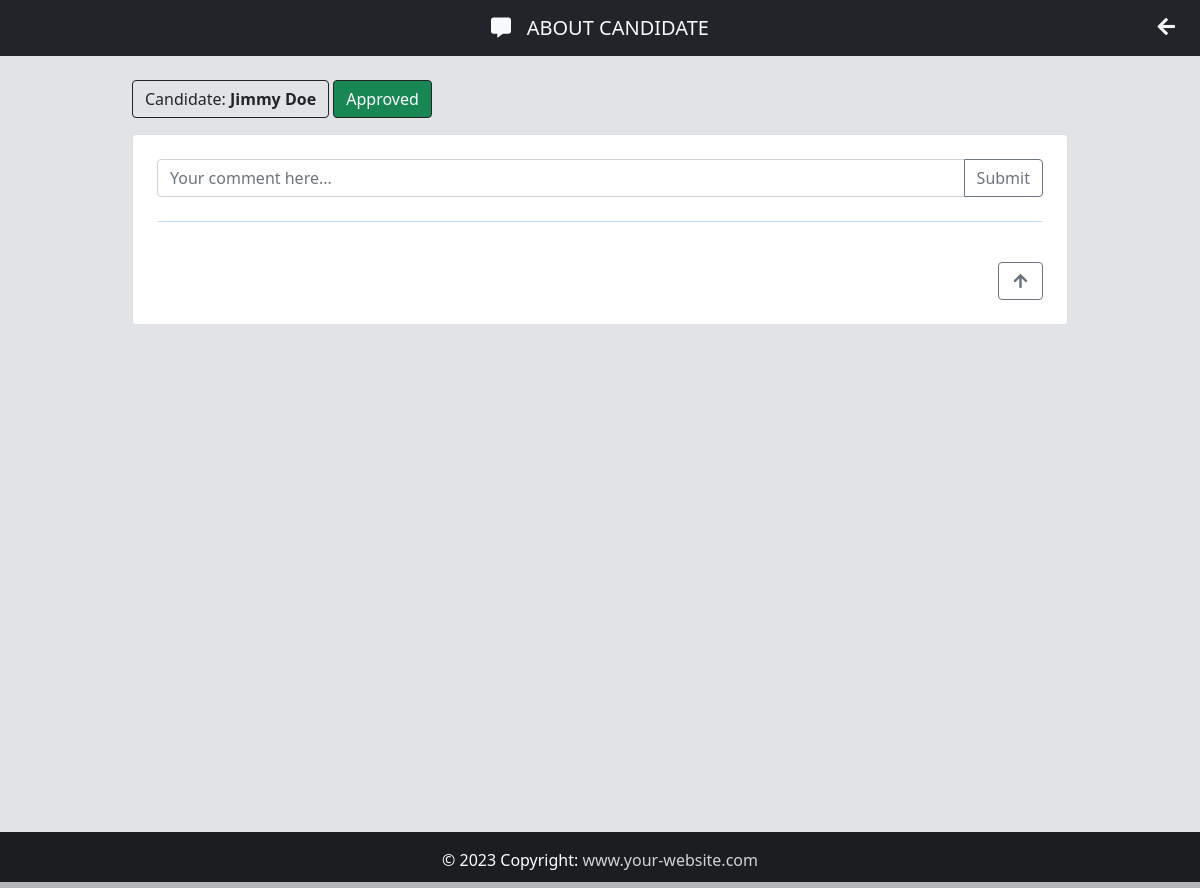
Screenshot of /chat_candidate/21/ (signed in) with the database file from the repository.
### App/models.py (models this page shows, shortened)
class Candidate(models.Model):
    firstname = models.CharField(max_length=50)
    lastname = models.CharField(max_length=50)
    job = models.CharField(max_length=5, verbose_name="Job Code")
    birth = models.DateField(
        auto_now=False, auto_now_add=False, verbose_name="Birthday"
    )
    phone = models.CharField(max_length=25)
    personality = models.CharField(max_length=50, null=True, choices=PERSONALITY)
    salary = models.CharField(max_length=50, verbose_name="Salary expectation")
    gender = models.CharField(max_length=10)
    experience = models.BooleanField(null=True)
    smoker = models.CharField(max_length=10, choices=SMOKER, default="")
    email = models.EmailField(max_length=50)
    message = models.TextField(verbose_name="Presentation")
    file = models.FileField(upload_to="resume", blank=True, verbose_name="Resume")
    image = models.ImageField(upload_to="photo", blank=True, verbose_name="Photo")
    created_at = models.DateTimeField(auto_now_add=True)
    situation = models.CharField(
        max_length=50, null=True, choices=SITUATION, default="Pending"
    )
    company_note = models.TextField(blank=True)
    frameworks = MultiSelectField(choices=FRAMEWORKS, max_length=50)
    languages = MultiSelectField(choices=LANGUAGES, max_length=50)
    databases = MultiSelectField(choices=DATABASES, max_length=50)
    libraries = MultiSelectField(choices=LIBRARIES, max_length=50)
    mobile = MultiSelectField(choices=MOBILE, max_length=50)
    others = MultiSelectField(choices=OTHERS, max_length=50)
    institution = models.CharField(max_length=50)
    course = models.CharField(max_length=50)
    started_course = models.DateField(auto_now_add=False)
    finished_course = models.DateField(blank=True, null=True, auto_now_add=False)
    about_course = models.TextField()
    status_course = models.CharField(max_length=50, null=True, choices=STATUS_COURSE)
    company = models.CharField(max_length=50)
    position = models.CharField(max_length=50)
    started_job = models.DateField(blank=True, null=True, auto_now_add=False)
    finished_job = models.DateField(blank=True, null=True, auto_now_add=False)
    about_job = models.TextField()
    employed = models.BooleanField(null=True, verbose_name="I am employed")
    remote = models.BooleanField(null=True, verbose_name="I agree to work remotely")
    travel = models.BooleanField(null=True, verbose_name="I'm available for travel")

### App/views.py (the view)
# urls.py: path("chat_candidate/<int:id>/", views.chat_candidate, name="chat_candidate"),
@login_required(login_url="login")
@cache_control(no_cache=True, must_revalidate=True, no_store=True)
def chat_candidate(request, id):
    candidate = Candidate.objects.get(pk=id)
    chat_candidate = Chat_candidate.objects.all().order_by("-dt")
    list_users = User.objects.all()
    form = Chat_candidateForm(request.POST or None)
    if form.is_valid():
        form.save()
        return redirect("chat_candidate", id=candidate.id)
    context = {
        "form": form,
        "chat_candidate": chat_candidate,
        "list_users": list_users,
        "candidate": candidate,
    }
    return render(request, "chat_candidate.html", context)

### App/forms.py
class Chat_candidateForm(forms.ModelForm):
    class Meta:
        model = Chat_candidate
        fields = "__all__"

### App/templates/chat_candidate.html (shortened to what this page needs)
{% extends 'base.html' %}
    {% block nav-content %}
    <a href="" class="navbar-brand flex-grow-1 text-center text-light to_center">
        <i class="fas fa-comment-alt"></i>&nbsp;&nbsp; ABOUT CANDIDATE
    </a>
    {% include 'partials/back.html' %}
    {% endblock nav-content %}
    {% block footer %} style="color: #d3d3d3" {% endblock footer %}
    {% block content %}
    <div class="container mb-3 mt-4" id="chat-data">
        <button class="btn btn-ligh border-dark" style="cursor: default;">
            Candidate: <strong>{{ candidate.firstname }} {{ candidate.lastname }}</strong>
        </button>
        <button
            class="border-dark btn {% if candidate.situation == 'Pending' %} btn-warning {% elif candidate.situation == 'Approved' %} btn-success {% else %} btn-danger {% endif %}"
            style="cursor: default;">
            {{ candidate.situation }}
        </button>
    </div>
    <div class="container mt-3 mb-5 card-chat">
        <div class="card border p-4" id="top">
            <form method="POST">
                <div class="input-group mb-4">
                    <input type="text" name="chat" class="form-control" placeholder="Your comment here...">
                    <button class="btn btn-outline-secondary" type="submit">Submit</button>
                </div>
                <hr class="text-primary border-5">
            </form>
            {% include 'partials/go_up.html' %}
        </div>
    </div>
    {% endblock content %}

### App/static/css/style.css (style rules this page uses)
html, body { height: 100%; margin: 0; max-width: 100%; }
#chat-data { width: 80%; }
.card-chat { width: 80%; font: 14px; overflow-y: auto; height: 700px; scroll-behavior: smooth; }
a { text-decoration: none; }
.to_center { left: 50%; transform: translateX(-50%); position: relative; }

### App/templates/chat_candidate.html (style rules this page uses)
body { background-color: #e2e3e5; }

### rows the page displays
Candidate: firstname "Jimmy", lastname "Doe", situation "Approved"
